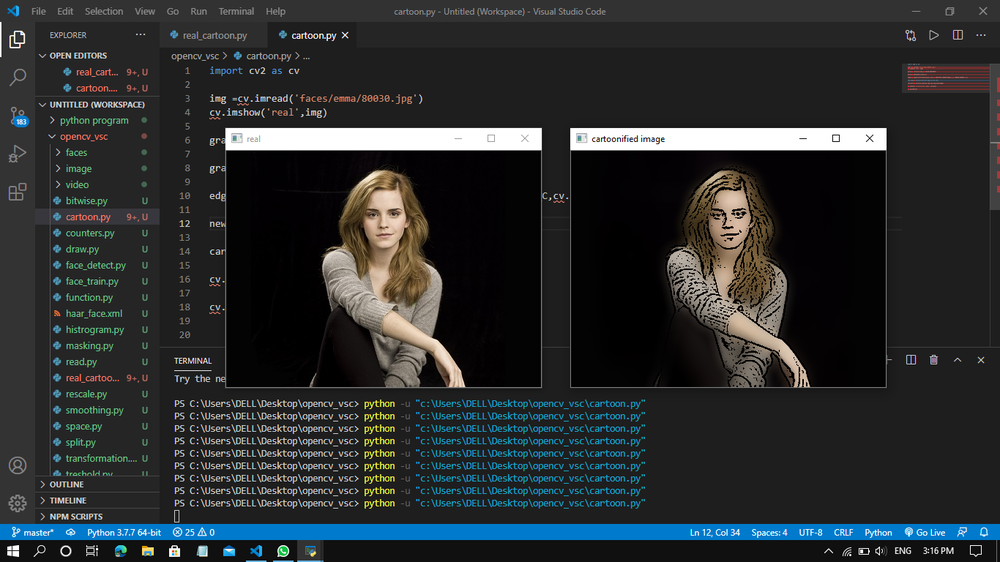
#> input picture KumarSuraj-bit/testing_from_file.png, 1000 x 562 px, shrunk from 1366 x 768 before the run, given in place of the camera
$ python real_cartoon.py
#> lines starting #> are read from the running program, lines starting #| are printed output that depends on the picture
import cv2 as cv

cam=cv.VideoCapture(0)

while True:
     ret,img=cam.read()
#> img is the input picture: shape (562, 1000, 3); mean B, G, R 46.9, 45.5, 42.1

     cv.imshow('real ',img)

     gray=cv.cvtColor(img,cv.COLOR_BGR2GRAY)
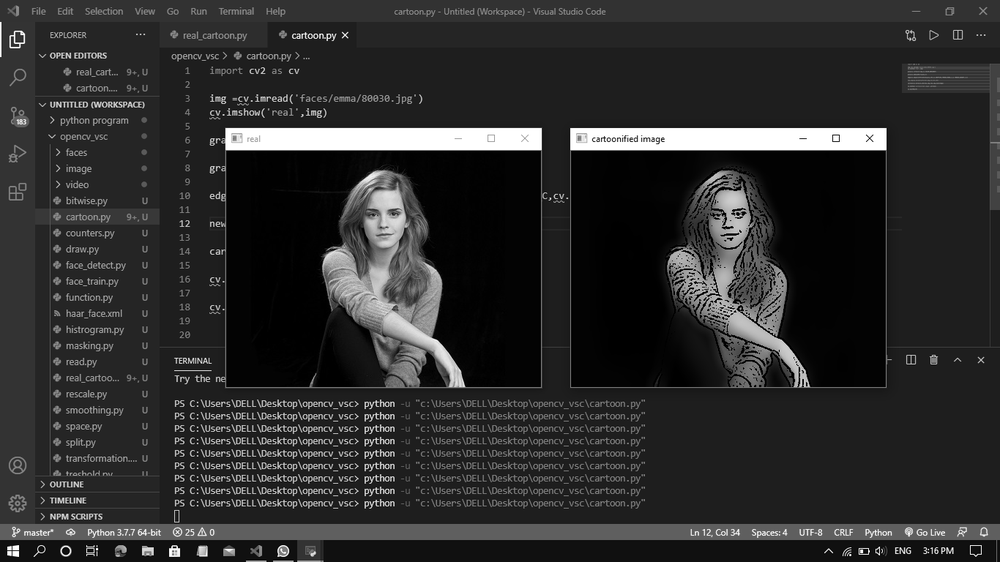
#> gray: shape (562, 1000); min 0, max 255, mean 44.6

     gray=cv.medianBlur(gray,3)

     edge=cv.adaptiveThreshold(gray,255,cv.ADAPTIVE_THRESH_MEAN_C,cv.THRESH_BINARY,5,5)
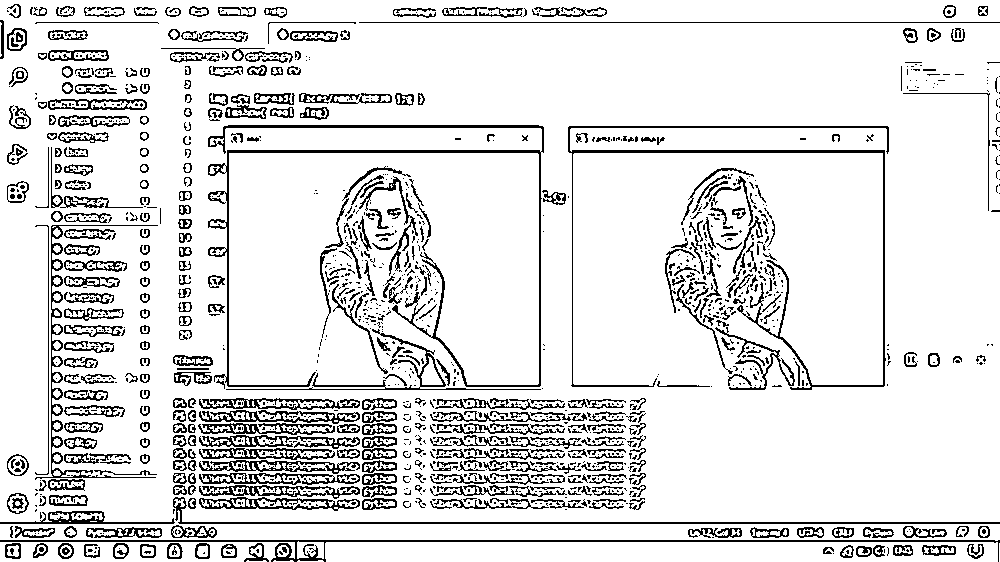
#> edge: shape (562, 1000); 87.6% white; black in thin lines or dots

     new_img=cv.bilateralFilter(img,3,255,255)

     cartoon=cv.bitwise_and(new_img,new_img,mask=edge)
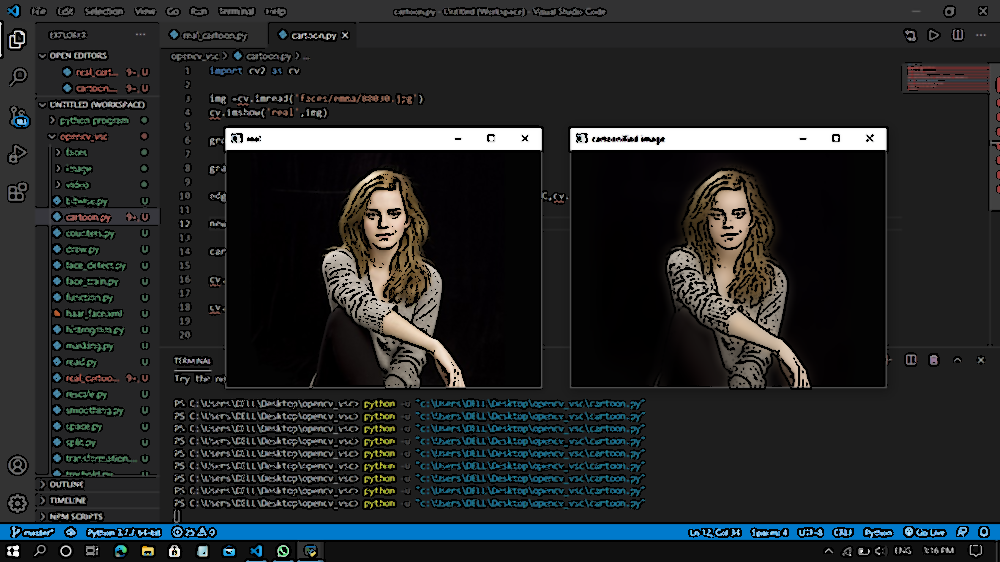
#> cartoon: shape (562, 1000, 3); mean B, G, R 40.6, 39.4, 36.6

     cv.imshow('cartoon imaged',cartoon)

     if not ret:
        break
     k=cv.waitKey(1)
#> (key Esc is pressed here)

     if k%256==32:
        break

cam.release()
cv.destroyAllWindows()

$ run again, on KumarSuraj-bit/using_web_cam.png
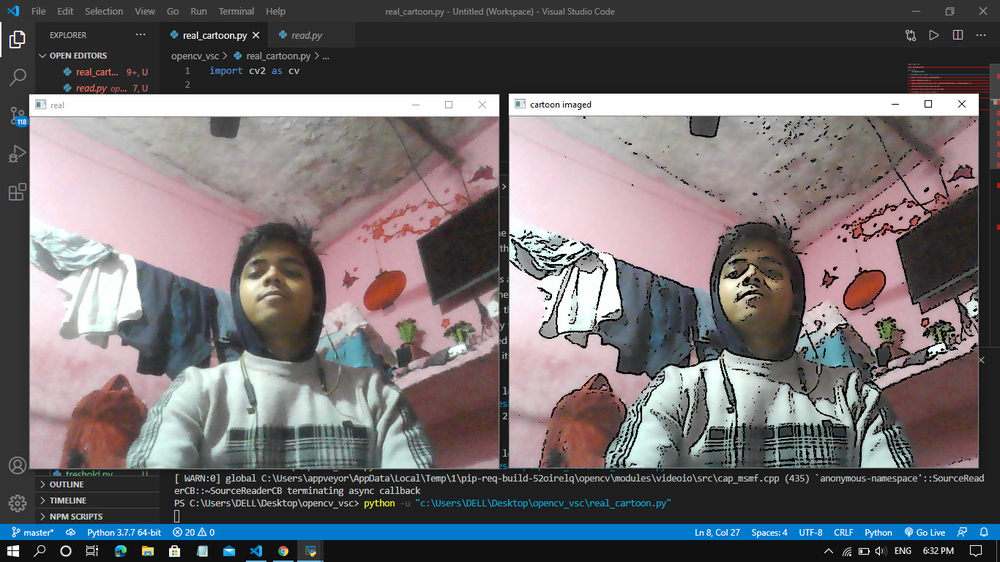
#> input picture KumarSuraj-bit/using_web_cam.png, 1000 x 562 px, shrunk from 1366 x 768 before the run, given in place of the camera
#> img is the input picture: shape (562, 1000, 3); mean B, G, R 109.7, 106.9, 111.2
#> `edge=cv.adaptiveThreshold(gray,255,cv.ADAPTIVE_THRESH_MEAN_C,cv.THRESH..`:
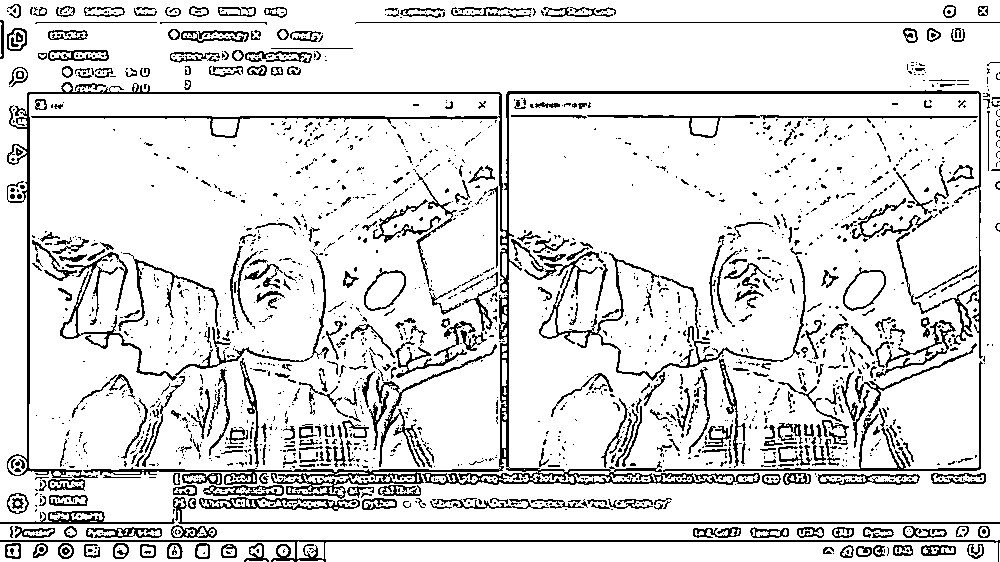
#> edge: shape (562, 1000); 87.3% white; black in thin lines or dots
#> `cartoon=cv.bitwise_and(new_img,new_img,mask=edge)`:
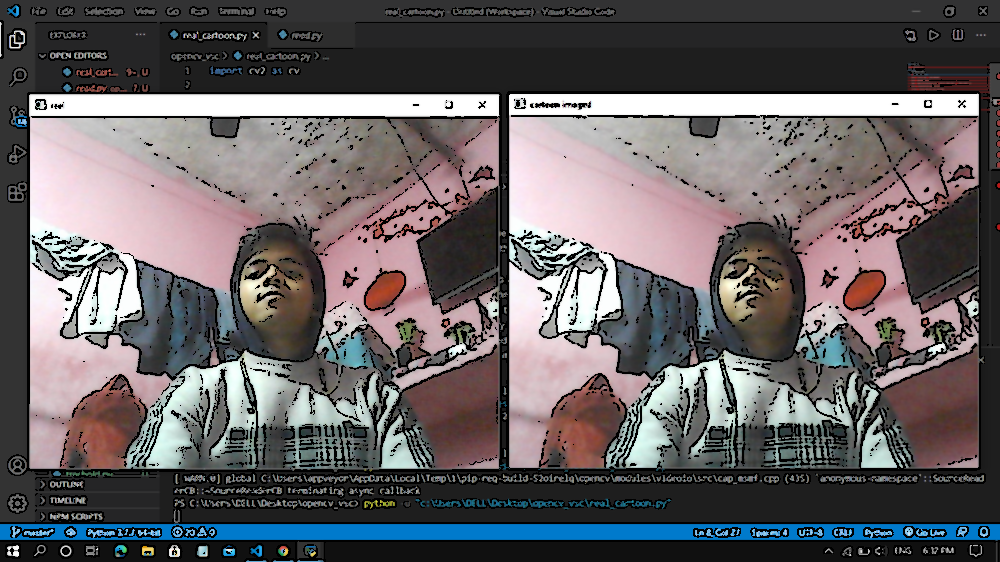
#> cartoon: shape (562, 1000, 3); mean B, G, R 100.4, 98.1, 102.6
